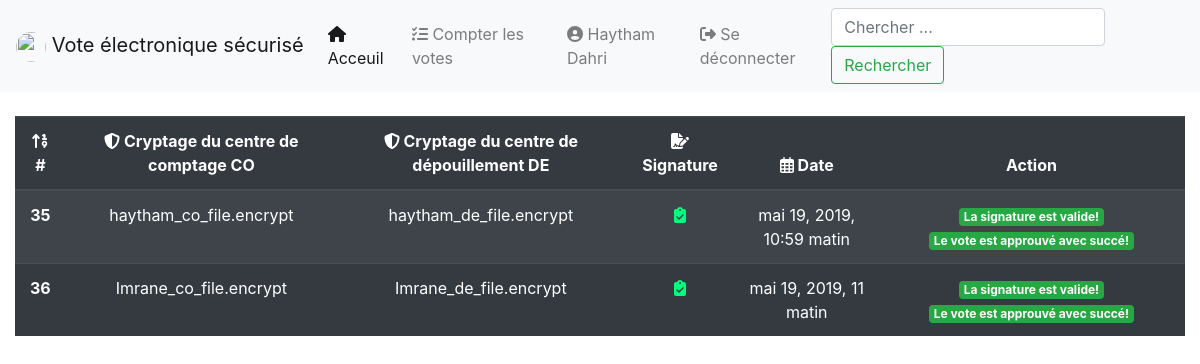
/revision/ (signed in), run on an earlier commit of the app's database.
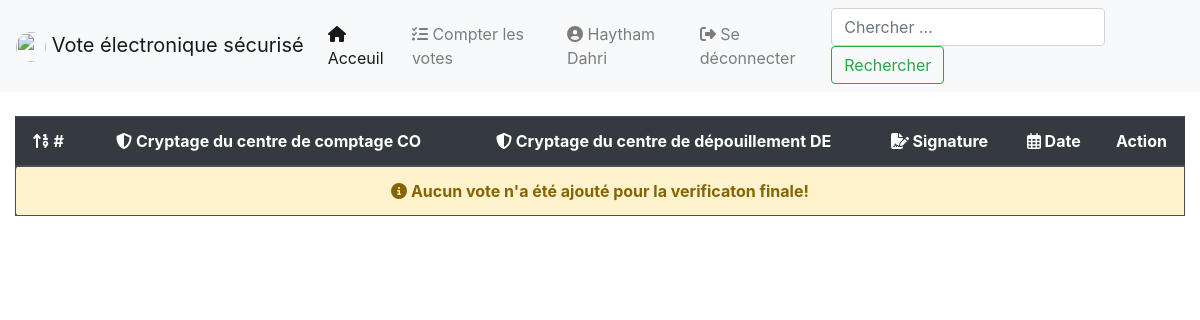
And on a later commit of the database.
### SecuredVote/models.py (models this page shows, shortened)
class Revision(models.Model):
    pending = models.ForeignKey(Pending, on_delete=models.CASCADE)
    de_file = models.FileField(null=False, blank=True)
    co_file = models.FileField(null=False, blank=True)
    date = models.DateTimeField(default=now)
    signature = models.ForeignKey(Signature, on_delete=models.CASCADE, null=True)
    done = models.BooleanField(default=False, null=True, blank=True)
    is_valid = models.BooleanField(default=None, null=True, blank=True)

class Pending(models.Model):
    co_file = models.FileField(null=False)
    de_file = models.FileField(null=False, blank=True)
    date = models.DateTimeField(default=now)
    done = models.BooleanField(default=False, null=True, blank=True)
    is_valid = models.BooleanField(default=False, null=True, blank=True)
    signature = models.ForeignKey(Signature, on_delete=models.CASCADE)

### SecuredVote/views.py (the view, shortened to what this page needs)
# urls.py: path('revision/', views.VotesRevision.as_view(), name="votes_revision"),
class VotesRevision(LoginRequiredMixin, View):
    login_url = "/login/"
    redirect_field_name = "next"
    def get(self, request, *args, **kwargs):
        context = dict()
        user = request.user
        page = request.POST.get('page' or None)
        url = reverse("vote:votes_revision")
        if page is not None:
            url += f"?page={page}"
        if user.is_superuser:
            search = request.GET.get("search" or None)
            if search is not None:
                search = search.strip()
                try:
                    revisions = Revision.objects.filter(id=search)
                except:
                    revisions = []
            else:
                revisions = Revision.objects.all()
            paginator = Paginator(revisions, 100)  # Show 2 pending votes per page
            page = request.GET.get("page")
            revisions = paginator.get_page(page)
            context["revisions"] = revisions
            return render(request, "vote/revisions.html", context)
        messages.info(request, "Vous n'êtes pas membre du centre de dépouillement!")
        return redirect("vote:home")

### SecuredVote/forms.py
class SearchForm(forms.Form):
    search = forms.CharField(max_length=255, empty_value=False, widget=forms.TextInput(
        attrs={'class': 'form-control mr-sm-2', 'placeholder': 'Chercher ...', 'aria-label': 'Search',
               'type': 'search'}))

### SecuredVote/context_processor.py (called while the page is built)
def global_var(request):
    context = dict()
    search_form = SearchForm()
    context['search_form'] = search_form
    return context

### templates/vote/revisions.html (shortened to what this page needs)
{% extends 'vote/base.html' %}
{% load staticfiles %}
{% block content %}
    {% include 'vote/messages.html' %}
    <div class="table-responsive">
        <table align="center" class="table table-striped table-dark table-hover">
        <thead>
        <tr align="center">
            <th scope="col"><i class="fas fa-sort-numeric-up"></i> #</th>
            <th scope="col"><i class="fas fa-shield-alt"></i> Cryptage du centre de comptage CO</th>
            <th scope="col"><i class="fas fa-shield-alt"></i> Cryptage du centre de dépouillement DE</th>
            <th scope="col"><i class="fas fa-file-signature"></i> Signature</th>
            <th scope="col"><i class="far fa-calendar-alt"></i> Date</th>
            <th scope="col">Action</th>
        </tr>
        </thead>
        <tbody>
        {% for revision in revisions.object_list %}
            <tr align="center">
                <th scope="row">{{ revision.pk }}</th>
                <td>{{ revision.pending.co_file.name }}</td>
                <td>{{ revision.de_file.name }}</td>
                <td>
                    {% if revision.signature.is_valid  %}
                        <i class="fas fa-clipboard-check" style="color: springgreen;"></i>
                    {% elif revision.signature.is_valid is None %}
                        <i class="fas fa-spinner fa-spin"></i>
                    {% else %}
                        <i class="fas fa-exclamation-triangle" style="color: red;"></i>
                    {% endif %}
                </td>
                <td>{{ revision.date }}</td>
                <td>
                    {% if not revision.signature.is_valid and revision.signature.is_valid is not None %}
                        <span class="badge badge-danger">La signature est non valide!</span>
                    {% elif revision.signature.is_valid and revision.signature.is_valid is not None %}
                        <span class="badge badge-success">La signature est valide!</span>
                    {% endif %}
                    {% if revision.is_valid and revision.done %}
                        <span class="badge badge-success">Le vote est approuvé avec succé!</span>
                    {% elif not revision.is_valid and revision.done %}
                        <span class="badge badge-danger">Le vote est refusé en tant qu'invalide!</span>
                    {% endif %}
                </td>
            </tr>
        {% empty %}
            <tr>
                <td colspan="6" class="alert alert-warning text-center font-weight-bold">
                    <i class="fas fa-info-circle"></i> Aucun vote n'a été ajouté pour la verificaton finale!
                </td>
            </tr>
        {% endfor %}
        </tbody>
    </table>
    </div>
{% endblock %}

### templates/vote/base.html (shortened to what this page needs)
{% load staticfiles %}
{% load widget_tweaks %}
<!DOCTYPE html>
<html lang="en">
<head>
    <link rel="stylesheet" href="{% static 'vote/css/bootstrap.min.css' %}"/>
    <link rel="stylesheet" href="{% static 'vote/css/all.min.css' %}"/>
    <link rel="stylesheet" href="{% static 'vote/css/style.css' %}"/>
</head>
<body>
{% block header %}
    <nav class="navbar navbar-expand-lg navbar-light bg-light">
        <a class="navbar-brand" href="{% url 'vote:home' %}">
            <img style="border-radius: 100%" src="{% static 'vote/images/evoting2.jpg' %}" width="30" height="30" alt="">
            Vote électronique sécurisé
        </a>
        <div class="collapse navbar-collapse" id="navbarSupportedContent">
            <ul class="navbar-nav mr-auto">
                <li class="nav-item active">
                    <a class="nav-link" href="{% url 'vote:home' %}"><i class="fas fa-home"></i> Acceuil </a>
                </li>
                {% if not user.is_authenticated %}
                    <li class="nav-item">
                        <a class="nav-link" href="{% url 'vote:login' %}" tabindex="-1" aria-disabled="true">
                            <i class="fas fa-sign-in-alt"></i> Se connecter
                        </a>
                    </li>
                {% else %}
                    {% if user.is_staff and not user.is_superuser %}
                        <li class="nav-item">
                            <a class="nav-link" href="{% url 'vote:votes_management' %}" tabindex="-1" aria-disabled="true">
                                <i class="fas fa-tasks"></i> Gérer les votes
                            </a>
                        </li>
                    {% elif user.is_superuser %}
                        <li class="nav-item">
                            <a class="nav-link" href="{% url 'vote:votes_revision' %}" tabindex="-1" aria-disabled="true">
                                <i class="fas fa-tasks"></i> Compter les votes
                            </a>
                        </li>
                    {% endif %}
                    <li class="nav-item">
                        <a class="nav-link" href="{% url 'vote:profile' %}" tabindex="-1" aria-disabled="true">
                            <i class="fas fa-user-circle"></i> {{ user.first_name }} {{ user.last_name }}
                        </a>
                    </li>
                    <li class="nav-item">
                        <form method="POST" action="{% url 'vote:logout' %}" id="logoutForm">
                            <a class="nav-link" style="cursor: pointer;"
                               onclick="document.getElementById('logoutForm').submit()" tabindex="-1"
                               aria-disabled="true"><i
                                    class="fas fa-sign-out-alt"></i>
                                Se déconnecter
                            </a>
                        </form>
                    </li>
                {% endif %}
            </ul>
            <form class="form-inline my-2 my-lg-0">
                {% render_field search_form.search value=request.GET.search %}
                <button class="btn btn-outline-success my-2 my-sm-0" type="submit">Rechercher</button>
            </form>
        </div>
    </nav>
{% endblock %}
<div class="container-fluid">
    {% block content %}{% endblock %}
</div>
</body>
</html>

### templates/vote/messages.html (shortened to what this page needs)
<br>

What changed in the data, as far as the page shows it:
removed Revision: pk "35", pending.co_file.name "haytham_co_file.encrypt", de_file.name "haytham_de_file.encrypt", date "mai 19, 2019, 10:59 matin", shows "La signature est valide!", is_valid "Le vote est approuvé avec succé!"
removed Revision: pk "36", pending.co_file.name "Imrane_co_file.encrypt", de_file.name "Imrane_de_file.encrypt", date "mai 19, 2019, 11 matin", shows "La signature est valide!", is_valid "Le vote est approuvé avec succé!"
Also different on the page:
text now shown: "Aucun vote n'a été ajouté pour la verificaton finale!"
